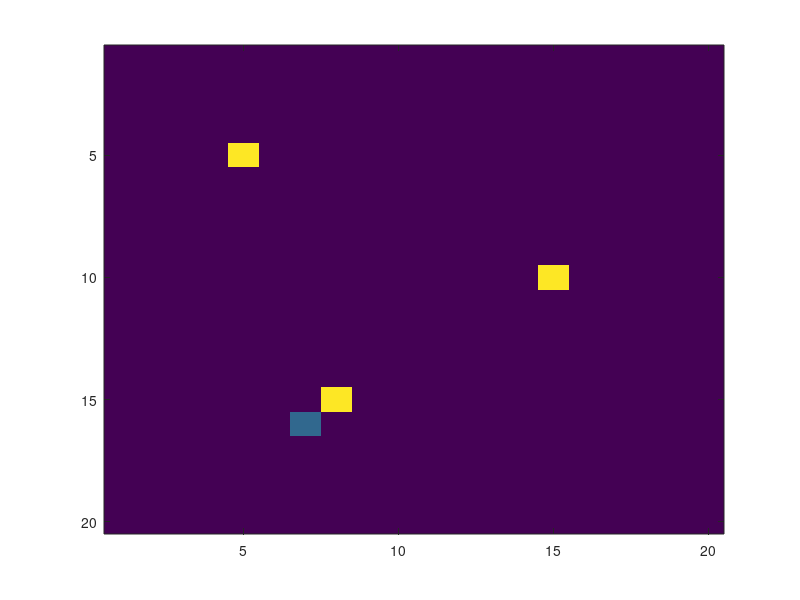

Reproduce this figure in MATLAB. (Note: this script raises an error after producing the figure.)
% Clear the workspace and close all figures
clc; clear; close all;

% Copy your initialization code from the previous version
forestSizeX = 20;
forestSizeY = 20;
forest = zeros(forestSizeX, forestSizeY);
simulationTimeSteps = 1000;

empty = 0;
tree = 1;
fire = 2;
house = 3;

treeGrowthRate = 0.01;
treeDeathRate = 0.001;
fireSparkRate = 0.005;
fireResistance = 0.001;

% Fixed house locations
houseLocations = [5, 5; 10, 15; 15, 8];

% Set houses in the initial forest
for k = 1:size(houseLocations, 1)
    forest(houseLocations(k, 1), houseLocations(k, 2)) = house;
end

% Go through each instant in time
for t = 1:simulationTimeSteps
    % Initialize the forestNext matrix for this iteration
    forestNext = forest;
    
    % Go through every location in your forest
    for i = 2:forestSizeX - 1
        for j = 2:forestSizeY - 1
            % check forest(i,j), and determine if it’s empty, tree, fire, or house
            % based on this, decide if forestNext(i,j) should be set to empty, tree, fire, or house
            
            % Check if the current cell is adjacent to fire and is a house
            if forest(i, j) == house && any(any(forest(i-1:i+1, j-1:j+1) == fire))
                % Determine if the house will burn based on fireResistance
                if rand <= fireResistance
                    forestNext(i, j) = fire; % House catches on fire
                end
            elseif forest(i, j) == empty
                % current cell is empty
                if rand <= treeGrowthRate
                    forestNext(i, j) = tree; % A tree grows in the current cell
                end
            elseif forest(i, j) == tree
                % current cell is a tree
                if rand <= fireSparkRate
                    forestNext(i, j) = fire; % Tree catches on fire
                elseif rand <= treeDeathRate
                    forestNext(i, j) = empty; % Tree dies naturally
                end
            elseif forest(i, j) == fire
                % current cell is on fire
                forestNext(i, j) = empty; % Fire burns out and becomes empty
            end
        end % for j loop
    end % for i loop

    % display the updated forest with proper colors
    imagesc(forestNext);
    clim([empty, house]);
    colorbar;

    % Draw points showing fixed houses on top of the forest for visual
    % clarity
    hold on;
    for k = 1:size(houseLocations, 1)
        plot(houseLocations(k, 2), houseLocations(k, 1), 'o', 'MarkerSize', 10);
    end
    hold off;

    % this next line forces Matlab to update the figure each time through
    % the "for" loop
    drawnow;
    
    % Update the original forest matrix for the next iteration
    forest = forestNext;
end
